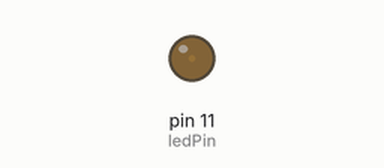
Simulated run of this sketch. Board: Arduino Uno, built with avr-gcc and run on an emulated ATmega328P. Shown: output pins drawn as LEDs (lit = HIGH).

Above: at 0.05 s.
At 2.1 s:
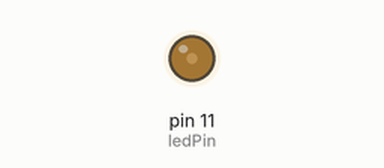
Timing chart, 0 to 7.1 s (numbered marks = the images above):
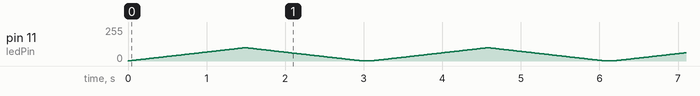

The sketch:

BreathLight.ino
```cpp
/*
 * fades in and out
 */


int ledPin = 11;


void setup() {
	pinMode(ledPin, OUTPUT);
}


void loop() {
	for(int i = 1; i < 100; i++) {
		analogWrite(ledPin, i);
		delay(15);
	}
	for(int j = 100; j > 0; j--) {
		analogWrite(ledPin, j);
		delay(15);
	}

	delay(100);
}
```
